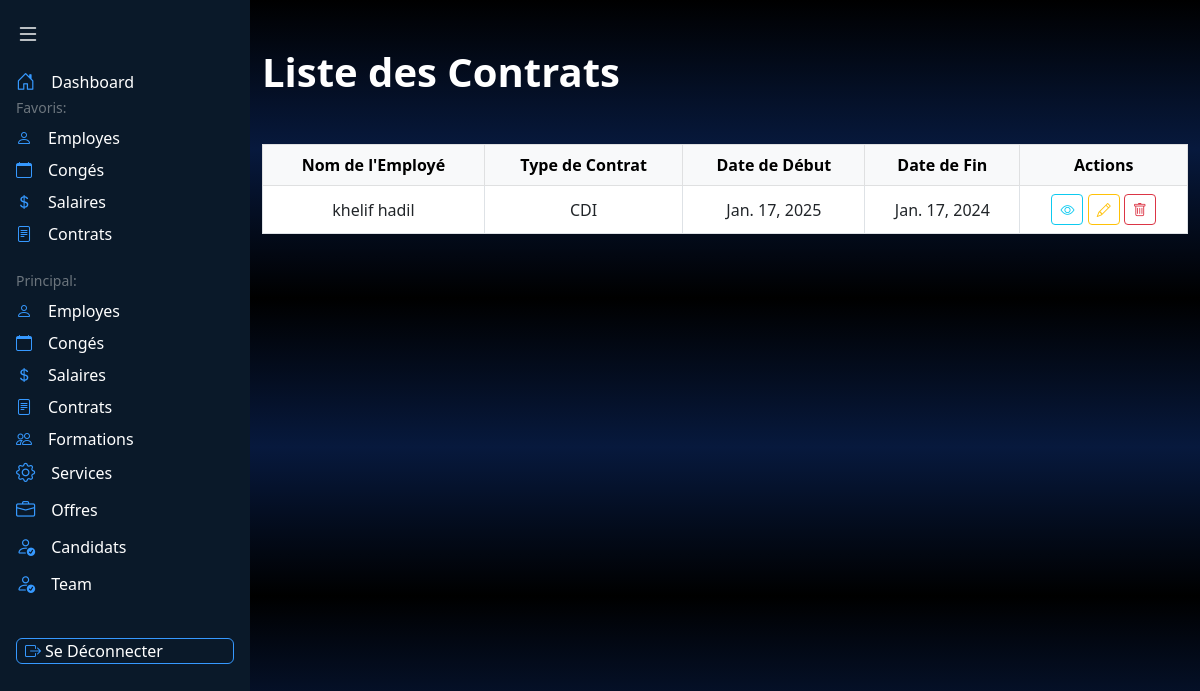
/liste_contrats/ (signed in), run on the app's committed database.
### appRH/models.py (models this page shows, shortened)
class Contrat(models.Model):
    TYPE_CONTRAT = [
        ('CDI', 'CDI'),
        ('CDD', 'CDD'),
        ('STAGE', ' STAGE'),
        ('Autre', 'Autre'),
    ]
    employe = models.ForeignKey(Employe, on_delete=models.CASCADE, related_name='contrats')
    type_contrat = models.CharField(max_length=50,choices=TYPE_CONTRAT)
    date_debut = models.DateField()
    date_fin = models.DateField(null=True, blank=True)
    periode_essai = models.CharField(max_length=50, null=True, blank=True)
    preavis = models.CharField(max_length=50, null=True, blank=True)
    actif = models.BooleanField(default=True)  # Actif ou archivé
    renouvellements = models.PositiveIntegerField(default=0)

class Employe(models.Model):
    user = models.OneToOneField(User, on_delete=models.CASCADE, null=True, blank=True)  # Relier chaque employé à un utilisateur
    nom = models.CharField(max_length=50)
    prenom = models.CharField(max_length=50)
    email = models.EmailField(unique=True)
    tel = models.CharField(max_length=10)  # Ajout d'une validation
    adresse = models.CharField(max_length=100)
    sexe = models.CharField(max_length=10, choices=[('Masculin', 'Masculin'), ('Féminin', 'Féminin')])
    lieu_naissance = models.CharField(max_length=50)
    date_naissance = models.DateField(null=True, blank=True)
    date_recrutement = models.DateField(auto_now_add=True)
    situation_fam = models.CharField(max_length=50)
    fonction = models.CharField(max_length=50)
    service = models.ForeignKey('Service', on_delete=models.CASCADE)

### appRH/views.py (the view, shortened to what this page needs)
# urls.py: path('liste_contrats/',views.liste_contrats,name='liste_contrats'),
@login_required
def liste_contrats(request):
    query = request.GET.get('q', '')
    is_employe = request.user.groups.filter(name='Employe').exists()
    is_agent_rh = request.user.groups.filter(name='Agent Rh').exists()
    is_responsable_rh = request.user.groups.filter(name='Responsable RH').exists()
    if is_employe:
        try:
            employe = Employe.objects.get(user=request.user)
            contrats = Contrat.objects.filter(employe=employe, actif=True)
        except Employe.DoesNotExist:
            contrats = []
    else:
        contrats = Contrat.objects.filter(actif=True)
    return render(request, 'listcontrats.html', {
        'contrats': contrats,
        'query': query,
        "is_employe": is_employe,
        "is_agent_rh": is_agent_rh,
        "is_responsable_rh": is_responsable_rh,
    })

### appRH/templates/listcontrats.html (shortened to what this page needs)
<!DOCTYPE html>
<html lang="fr">
    {% load static %}
<head>
    <link href="https://cdn.jsdelivr.net/npm/bootstrap@5.3.0/dist/css/bootstrap.min.css" rel="stylesheet">
    <link rel="stylesheet" href="https://cdn.jsdelivr.net/npm/bootstrap-icons@1.11.1/font/bootstrap-icons.css">
</head>
<body style="background: linear-gradient(to bottom, black 0%, rgb(7, 25, 61) 50%, black 100%);">
    <nav id="sidebar" class="min-vh-100 position-fixed" style="background-color: #0A1929; width: 250px; transition: all 0.3s ease; z-index: 1000;">
        <button class="btn border-0 p-3 w-100 text-start" id="toggleSidebar">
            <i class="bi bi-list text-white fs-4"></i>
        </button>
        <div class="px-3">
            <div class="mb-4">
                    <a href="{% url 'dashboardAgent' %}" class="nav-link text-white p-0 d-flex align-items-center">
                        <i class="bi bi-house-door" style="color: #3699FF; font-size: 1.2rem;"></i>
                        <span class="ms-3 menu-text">Dashboard</span>
                    </a>
                <div class="text-secondary small fw-medium mb-2 section-label">Favoris:</div>
                <ul class="nav flex-column gap-2">
                    <li class="nav-item">
                        <a href="{% url 'liste_employes' %}" class="nav-link text-white p-0 d-flex align-items-center">
                            <i class="bi bi-person" style="color: #3699FF;"></i>
                            <span class="ms-3 menu-text">Employes</span>
                        </a>
                    </li>
                    <li class="nav-item">
                        <a href="{% url 'liste_conges' %}" class="nav-link text-white p-0 d-flex align-items-center">
                            <i class="bi bi-calendar" style="color: #3699FF;"></i>
                            <span class="ms-3 menu-text">Congés</span>
                        </a>
                    </li>
                    <li class="nav-item">
                        <a href="{% url 'liste_salaires' %}" class="nav-link text-white p-0 d-flex align-items-center">
                            <i class="bi bi-currency-dollar" style="color: #3699FF;"></i>
                            <span class="ms-3 menu-text">Salaires</span>
                        </a>
                    </li>
                    <li class="nav-item">
                        <a href="{% url 'liste_contrats' %}" class="nav-link text-white p-0 d-flex align-items-center">
                            <i class="bi bi-file-text" style="color: #3699FF;"></i>
                            <span class="ms-3 menu-text">Contrats</span>
                        </a>
                    </li>
                </ul>
            </div>
            <div>
                <div class="text-secondary small fw-medium mb-2 section-label">Principal:</div>
                <ul class="nav flex-column gap-2">
                    <li class="nav-item">
                        <a href="{% url 'liste_employes' %}" class="nav-link text-white p-0 d-flex align-items-center">
                            <i class="bi bi-person" style="color: #3699FF;"></i>
                            <span class="ms-3 menu-text">Employes</span>
                        </a>
                    </li>
                    <li class="nav-item">
                        <a href="{% url 'liste_conges' %}" class="nav-link text-white p-0 d-flex align-items-center">
                            <i class="bi bi-calendar" style="color: #3699FF;"></i>
                            <span class="ms-3 menu-text">Congés</span>
                        </a>
                    </li>
                    <li class="nav-item">
                        <a href="{% url 'liste_salaires' %}" class="nav-link text-white p-0 d-flex align-items-center">
                            <i class="bi bi-currency-dollar" style="color: #3699FF;"></i>
                            <span class="ms-3 menu-text">Salaires</span>
                        </a>
                    </li>
                    <li class="nav-item">
                        <a href="{% url 'liste_contrats' %}" class="nav-link text-white p-0 d-flex align-items-center">
                            <i class="bi bi-file-text" style="color: #3699FF;"></i>
                            <span class="ms-3 menu-text">Contrats</span>
                        </a>
                    </li>
                    <li class="nav-item">
                        <a href="{% url 'liste_formations' %}" class="nav-link text-white p-0 d-flex align-items-center">
                            <i class="bi bi-people" style="color: #3699FF;"></i>
                            <span class="ms-3 menu-text">Formations</span>
                        </a>
                    </li>
                    <li>
                    <a href="{% url 'liste_services' %}" class="nav-link text-white p-0 d-flex align-items-center">
                        <i class="bi bi-gear" style="color: #3699FF; font-size: 1.2rem;"></i>
                        <span class="ms-3 menu-text">Services</span>
                    </a>
                </li>
                <li>
                <a href="{% url 'liste_offre' %}" class="nav-link text-white p-0 d-flex align-items-center">
                    <i class="bi bi-briefcase" style="color: #3699FF; font-size: 1.2rem;"></i>
                    <span class="ms-3 menu-text">Offres</span>
                </a>
            </li>
        <li>
            <a href="{% url 'liste_candidature' %}" class="nav-link text-white p-0 d-flex align-items-center">
                <i class="bi bi-person-check" style="color: #3699FF; font-size: 1.2rem;"></i>
                <span class="ms-3 menu-text">Candidats</span>
            </a>
        </li>
        <li>
            <a href="{% url 'team_list' %}" class="nav-link text-white p-0 d-flex align-items-center">
                <i class="bi bi-person-check" style="color: #3699FF; font-size: 1.2rem;"></i>
                <span class="ms-3 menu-text">Team</span>
            </a>
        </li>
     <br>
                    <li class="nav-item">
                  <form method="POST" action="{% url 'logout' %}">
                <button
    class="nav-link text-white p-0 d-flex align-items-center gap-1 px-2 py-1 rounded w-100"
    style="background-color: #0A1929; border: 1px solid #3699FF; font-size: 1rem; line-height: 1;"
>
    <i class="bi bi-box-arrow-right" style="color: #3699FF; font-size: 1rem;"></i>
    <span class="menu-text" style="margin-left: 0;">Se Déconnecter</span>
</button>
                 </form>
                </li>
                 </ul>
                </div>
            </div>
    </nav>
    <div class="flex-grow-1" style="margin-left: 250px; transition: margin-left 0.3s ease;">
    <div class="container py-5">
    <div class="d-flex justify-content-between align-items-center mb-4" style="color:rgb(255, 255, 255);">
               <h1 class="text-center fw-bold mb-4"> Liste des Contrats </h1>
            </div>
            <div class="table-responsive">
                <table class="table table-bordered table-hover">
                    <thead class="table-light text-center">
                        <tr>
                            <th>Nom de l'Employé</th>
                            <th>Type de Contrat</th>
                            <th>Date de Début</th>
                            <th>Date de Fin</th>
                            <th>Actions</th>
                        </tr>
                    </thead>
                    <tbody class="text-center align-middle">
                        {% for contrat in contrats %}
                        <tr>
                            <td>{{ contrat.employe.nom }} {{ contrat.employe.prenom }}</td>
                            <td>{{ contrat.get_type_contrat_display }}</td>
                            <td>{{ contrat.date_debut }}</td>
                            <td>{{ contrat.date_fin }}</td>
                            <td>
                                <a href="{% url 'afficher_contrat' contrat.id %}" class="btn btn-outline-info btn-sm">
                                    <i class="bi bi-eye"></i>
                                </a>
                                <a href="{% url 'modifier_contrat' contrat.id %}" class="btn btn-outline-warning btn-sm">
                                    <i class="bi bi-pencil"></i>
                                </a>
                                <a href="{% url 'archiver_contrat' contrat.id %}" class="btn btn-outline-danger btn-sm">
                                    <i class="bi bi-trash"></i>
                                </a>
                            </td>
                        </tr>
                        {% empty %}
                        <tr>
                            <td colspan="8" class="text-center">Aucun contrat trouvé</td>
                        </tr>
                        {% endfor %}
                    </tbody>
                </table>
            </div>
        </div>
        </body>
        </html>

### data on the page
Contrat: employe.nom "khelif", employe.prenom "hadil", type_contrat "CDI", date_debut "Jan. 17, 2025", date_fin "Jan. 17, 2024"
